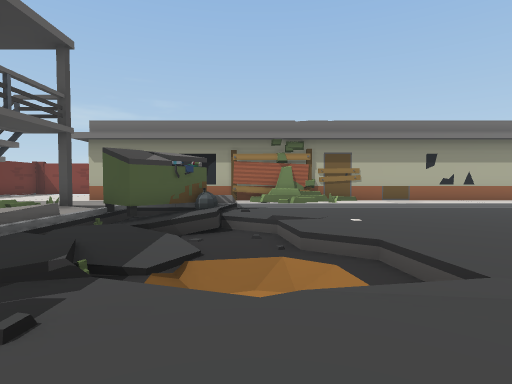
View 1 (above)

22 first-person views from a walk through a scene from a Unity 3-D project. The camera is 1.4 m above the floor, tilts 2° down and sees 80° across. The floor is counted in squares, 2 m on a side. Each view is taken from the middle of a square. On the plan, view 1 faces up. The plan holds only what a view shows up to about 10 squares ahead; the rest is blank. The place goes on beyond the plan. The player is left out.

View 2
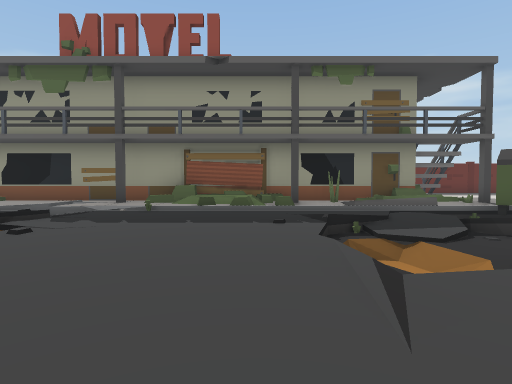

View 3
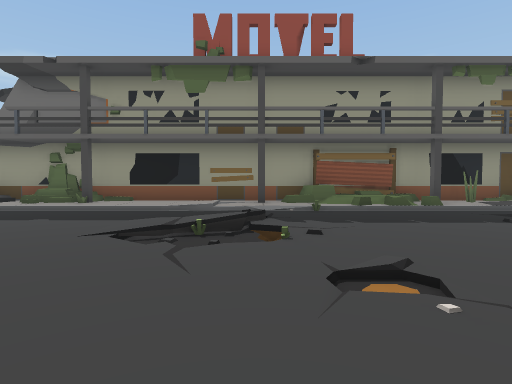

View 4
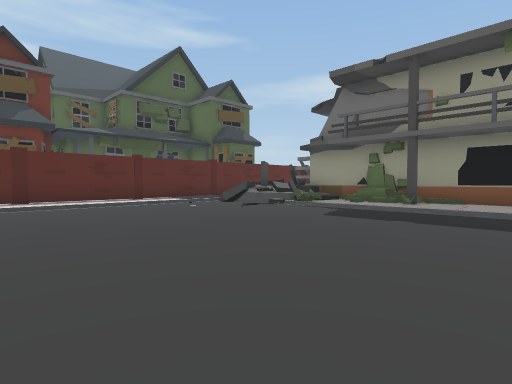

View 5
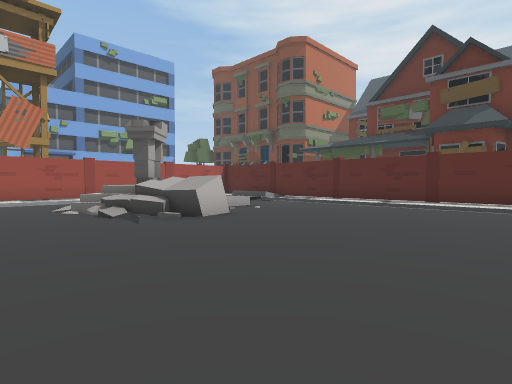

View 6
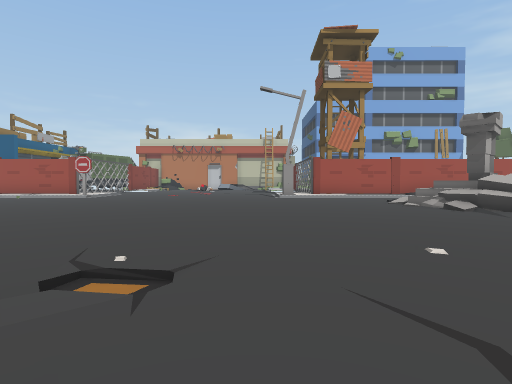

View 7
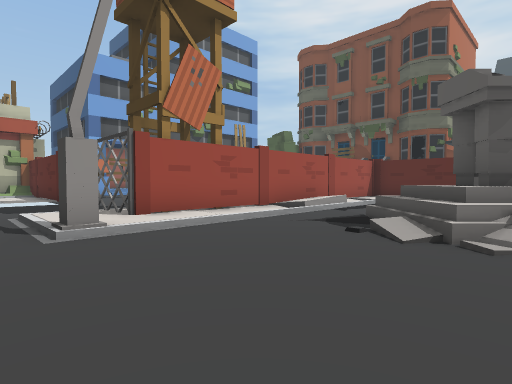

View 8
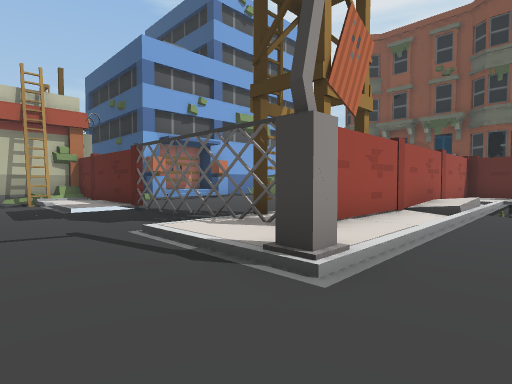

View 9
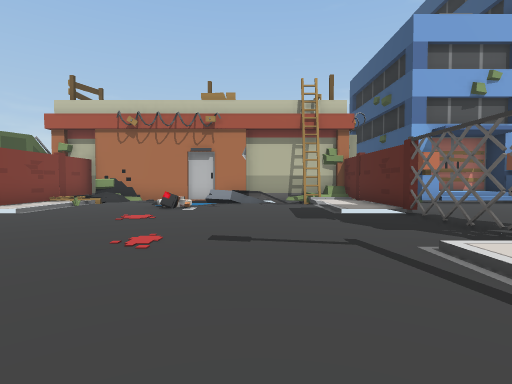

View 10
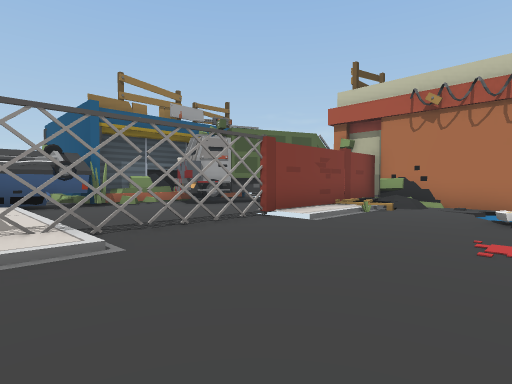

View 11
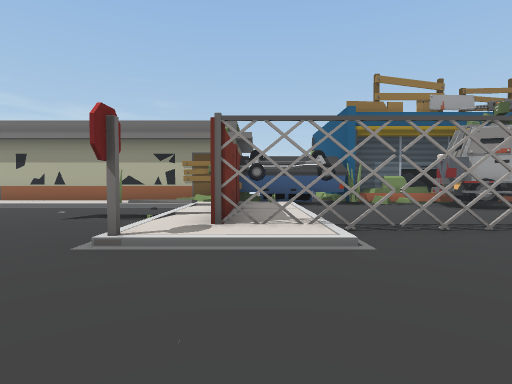

View 12
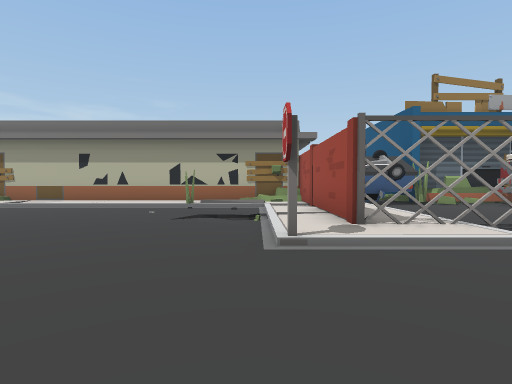

View 13
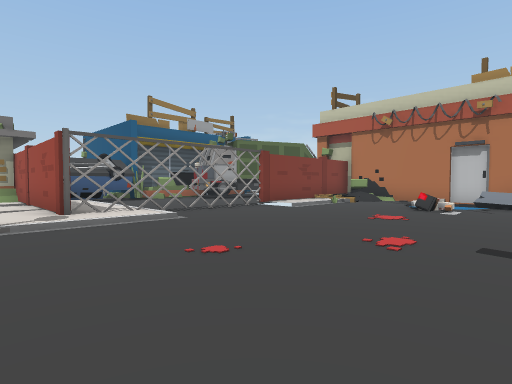

View 14
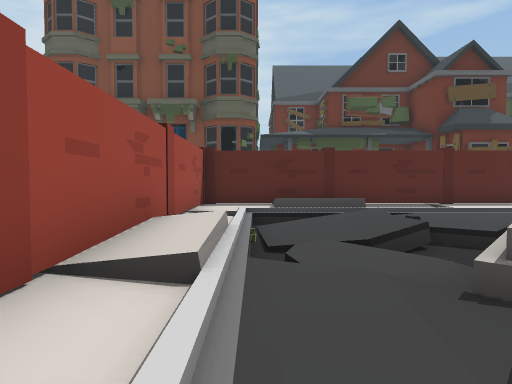

View 15
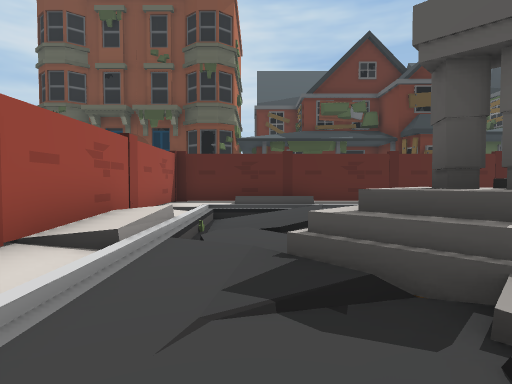

View 16
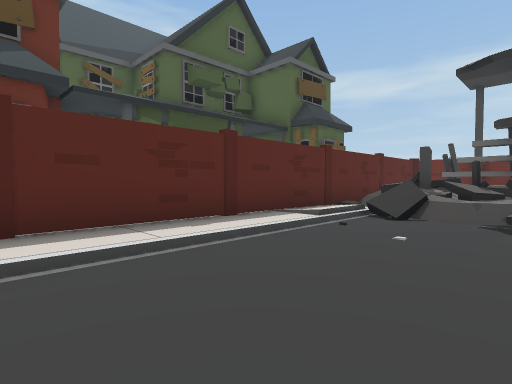

View 17
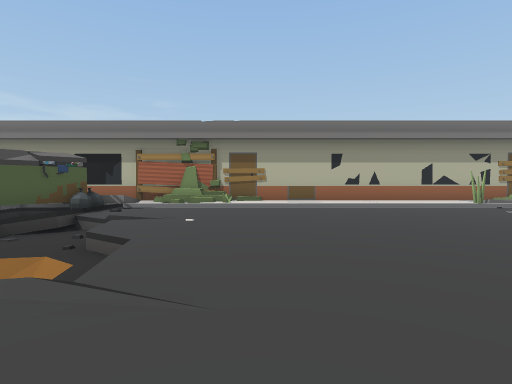

View 18
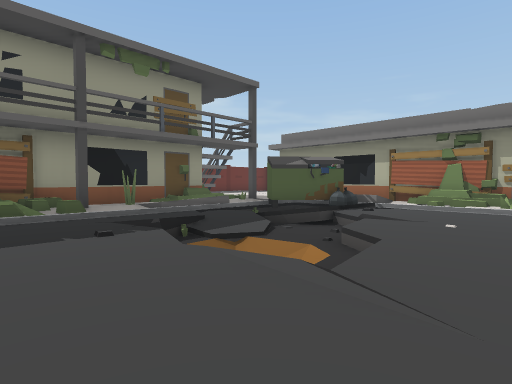

View 19
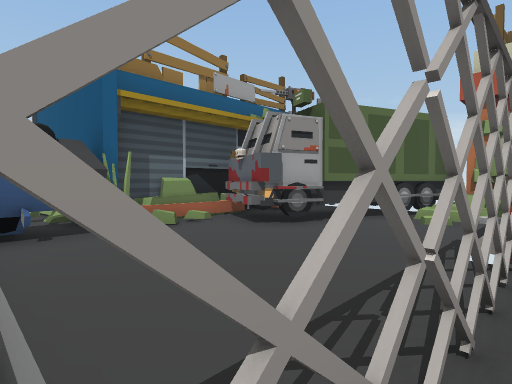

View 20
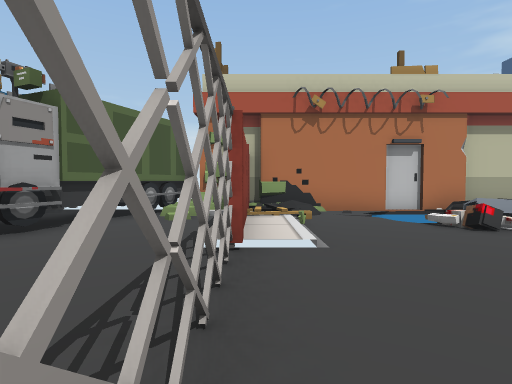

View 21
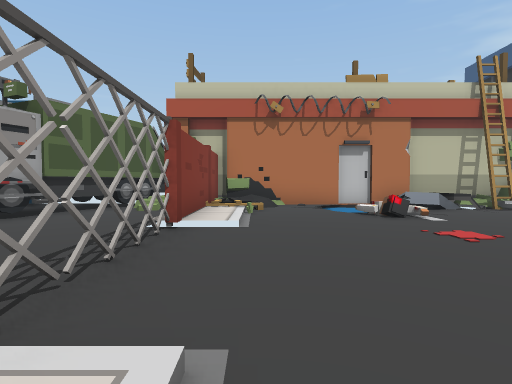

View 22
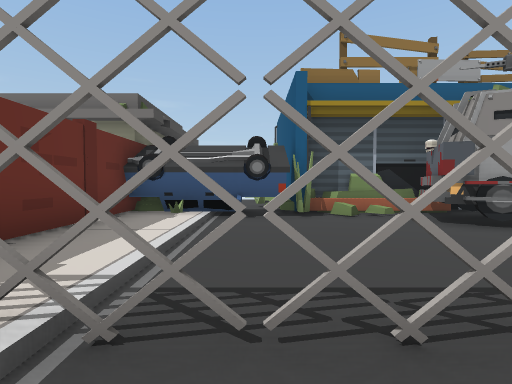

### Floor plan
Key: @ floor where view 1 was taken; # wall or solid block; x gap in a wall; . main floor; : floor 0.25 m higher than the main floor; - floor 0.25 m lower than the main floor; _ floor 0.5 m lower than the main floor; + floor 0.75 m higher than the main floor; < floor 1 m lower than the main floor; / step, stairs or slope; = window, fence, low wall or low ledge; ^ raised ledge; C car; O other object.
Columns run from 7 left of view 1 to 23 right of it. Each row starts with its distance up from view 1.
 11                       .#
 10       ##############CCC###
  9       #==/:.:::::://CCC#.##
  8   #####/........#./.#:...##
  7  ##.##//........../:#:....###
  6  #=.//// ........//:#:......##
  5  ##/_//_........../:#====#####
  4  #://////........./::/...:://##
  3  ##..//</.........#........//##
  2  ##/./////.................../#
  1  ##/../..................../-/#
  0  ##:...@..................O=-/#
 -1  #^:.......................==/#
 -2  #=:...../.................///#
 -3  ##:////...................//##
 -4  #///////........./#//...////##
 -5  #::.../........../::/...::::#
 -6  #::............../:##===#####
 -7  #::.........////./.##......#
 -8  ##:........ =//=//.# ......#
 -9  ##/........##x#=///#     ..+
-10  #//.......... =////#       #
-11  ##==.........^_=///#
-12  ##=//..........///.#
-13 ###=/..........=////#
-14 # ==///////////////:#
-15 #####################

Where each view was taken, in squares from view 1:
view 1: 0 up, 0 right, facing up
view 2: 1 up, 4 right, facing left
view 3: 3 down, 4 right, facing left
view 4: 5 down, 4 right, facing down-left
view 5: 5 down, 0 right, facing down-right
view 6: 3 down, 0 right, facing right
view 7: 3 down, 7 right, facing down-right
view 8: 2 down, 10 right, facing down-right
view 9: 2 down, 11 right, facing right
view 10: 0 up, 13 right, facing up-right
view 11: 0 up, 13 right, facing up
view 12: 0 up, 11 right, facing up
view 13: 2 down, 11 right, facing up-right
view 14: 7 down, 11 right, facing down
view 15: 6 down, 10 right, facing down
view 16: 11 down, 3 right, facing down-left
view 17: 0 up, 3 right, facing up
view 18: 0 up, 3 right, facing up-left
view 19: 4 up, 14 right, facing up-right
view 20: 4 up, 14 right, facing right
view 21: 3 up, 13 right, facing right
view 22: 3 up, 15 right, facing up
